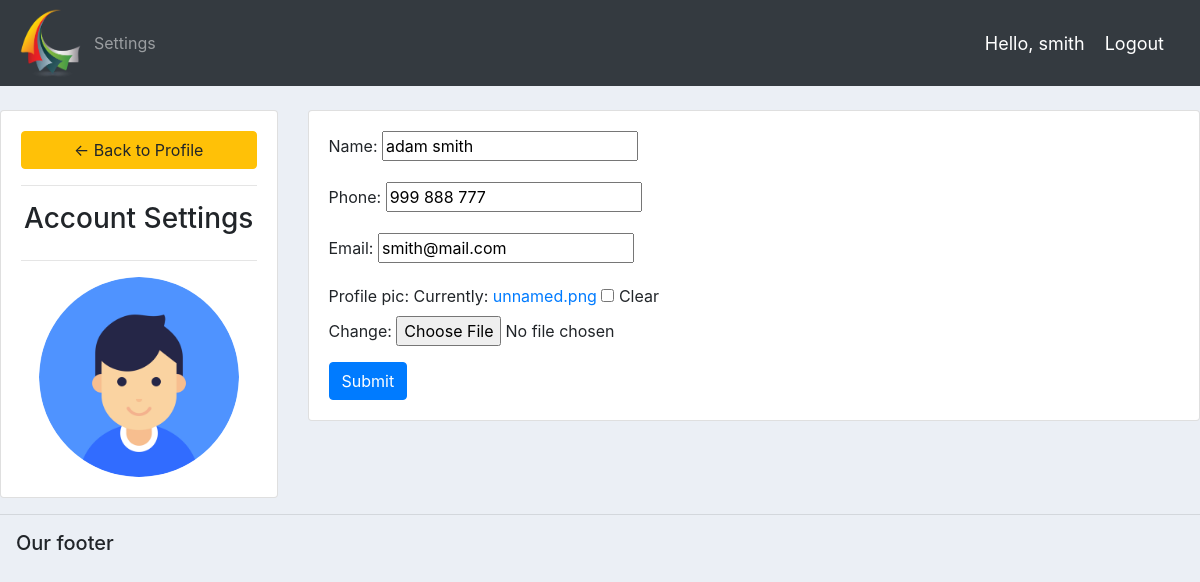
Page /account/ (signed in) on the committed database.
### accounts/models.py (models this page shows, shortened)
class Customer(models.Model):
    user = models.OneToOneField(User, null=True, blank=True, on_delete=models.CASCADE)
    name = models.CharField(max_length=200, null=True)
    phone = models.CharField(max_length=200, null=True)
    email = models.CharField(max_length=200, null=True)
    profile_pic = models.ImageField(default="images.png", null=True, blank=True)
    date_created = models.DateTimeField(auto_now_add=True, null=True)

### accounts/decorators.py (the view)
        def wrapper_func(request, *args, **kwargs):
            group = None
            if request.user.groups.exists():
                group = request.user.groups.all()[0].name
            if group in allowed_roles:
                return view_func(request, *args, **kwargs)
            else:
                return HttpResponse('You are not authorized to view this page.')

### accounts/forms.py
class CustomerForm(ModelForm):
    class Meta:
        model = Customer
        fields = '__all__'
        exclude = ['user']

### accounts/views.py (called while the page is built)
@login_required(login_url='login')
@allowed_users(allowed_roles=['customer'])
def accountSettings(request):
    customer = request.user.customer
    form =CustomerForm(instance=customer)
    if request.method == 'POST':
        form =CustomerForm(request.POST, request.FILES ,instance=customer)
        if form.is_valid():
            form.save()
    context = {'form':form}
    return render(request, 'accounts/account_settings.html', context)

### accounts/templates/accounts/account_settings.html (shortened to what this page needs)
{%  extends 'accounts/main.html' %}
{% load static %}
{% block content %}
<br>
<div class="row">
	<div class="col-md-3">
		<div class="card card-body">
			<a class="btn btn-warning" href="{% url 'home' %}"> &#8592; Back to Profile</a>
			<hr>
			<h3 style="text-align: center">Account Settings</h3>
			<hr>
			<img class="profile-pic" src="{{request.user.customer.profile_pic.url}}" >
		</div>
	</div>
	<div class="col-md-9">
		<div class="card card-body">
			<form method="POST" action="" enctype="multipart/form-data">
				{{form.as_p}}
			<input class="btn btn-primary" type="submit" name="Update Information">
			</form>
		</div>
	</div>
</div>
{% endblock %}

### accounts/templates/accounts/navbar.html (shortened to what this page needs)
{% load static %}
<nav class="navbar navbar-expand-lg navbar-dark bg-dark">
  <img src="{% static 'images/logo.png' %}" height="70px" width="70px" alt="">
  <div class="collapse navbar-collapse" id="navbarNav">
    <ul class="navbar-nav">
      {% if request.user.is_staff %}
      <li class="nav-item active">
        <a class="nav-link" href=" {% url 'home' %} ">Dashboard<span class="sr-only">(current)</span></a>
      </li>
      <li class="nav-item">
        <a class="nav-link" href="{% url 'products' %}">Products</a>
      </li>
      {% else %}
       <li class="nav-item">
        <a class="nav-link" href="{% url 'account' %}">Settings</a>
      </li>
      {% endif %}
    </ul>
  </div>
  <span class="hello_msg">Hello, {{request.user}}</span>
  <span><a class="hello_msg" href="{% url 'logout' %}">Logout</a></span>
</nav>

### static/css/main.css (style rules this page uses)
body { background-color: #ebeff5; }

### accounts/templates/accounts/navbar.html (style rules this page uses)
.hello_msg { font-size: 18px; color: #fff; margin-right: 20px; }

### accounts/templates/accounts/account_settings.html (style rules this page uses)
.profile-pic { max-width: 200px; max-height:200px; margin: 0 auto; border-radius: 50%; }

### rows in the picture
Customer: name "adam smith", phone "999 888 777", email "smith@mail.com"

### other values in the picture
{{ request.user }} "smith"
